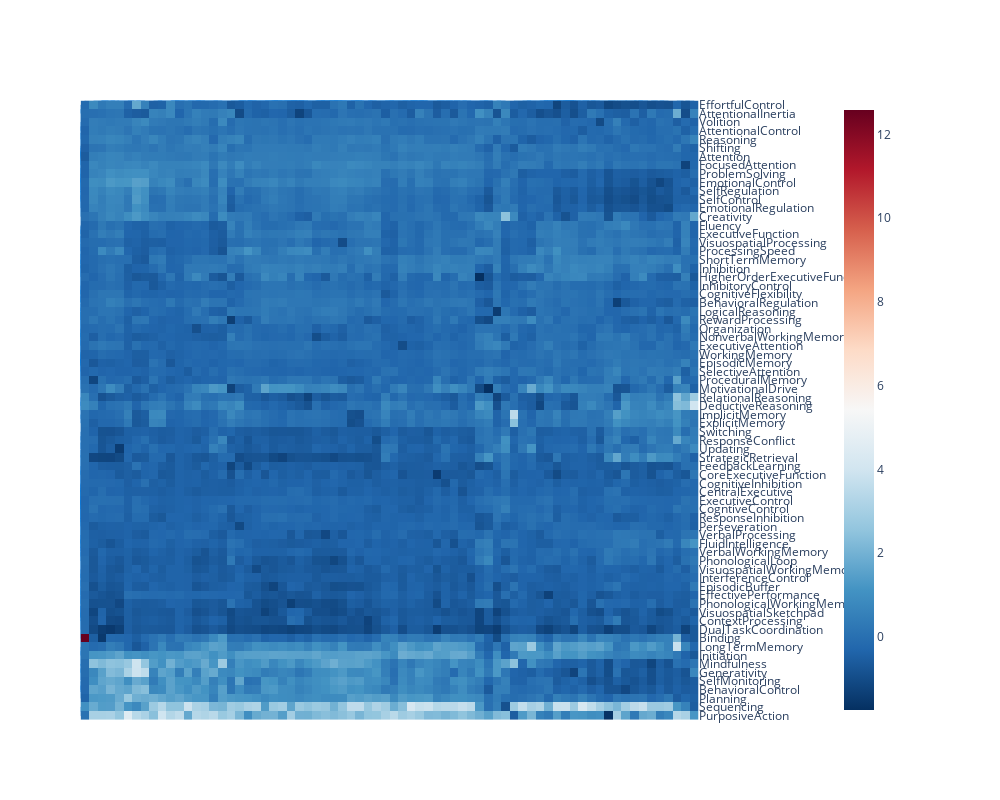

The notebook cell this image was saved under:
### Code cell
# sns.clustermap(kl_dists_df,
#                dendrogram_ratio=0.0001,
#                cbar_pos=(1.0, .75, 0.03, 0.2),
#                cmap='RdBu_r', figsize=(35,35))
# plt.show()


dashbio.Clustergram(
  data=kl_dists_df,
  column_labels=kl_dists_df.columns.to_list(),
  row_labels=kl_dists_df.index.to_list(),
  cluster='all',
  center_values=False,
  height=800,
  width=1000,
  display_ratio=[0.001, 0.001],
  color_map='RdBu_r',
  hidden_labels=['col'],
  row_dist='euclidean',
  col_dist='euclidean',
  # standardize='col'
)
